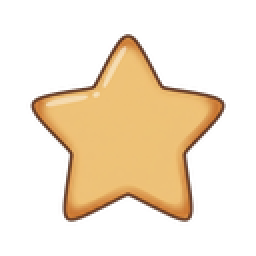
#> input picture assets/cookies/cookie_star_classic_baked.png, 128 x 128 px, found by its file name (shown 2 times larger)
$ python preview_stars.py
#> lines starting #> are read from the running program, lines starting #| are printed output that depends on the picture
from PIL import Image
import os

assets = r'src\assets\cookies'
brain = r'C:\Users\Jonatan Agustín\.gemini\antigravity\brain\fa180234-e6eb-4c98-97ce-4ce2d3743b2b'

stars = ['cookie_star_classic_baked.png', 'cookie_star_chocolate_baked.png', 'cookie_star_oat_baked.png']
for fname in stars:
    src = os.path.join(assets, fname)
    img = Image.open(src).convert('RGBA')
#> img is the input picture: PIL image 128x128 RGBA; mean R, G, B, A 72.6, 57.2, 36.2, 78.6
    bg = Image.new('RGBA', img.size, (180, 180, 180, 255))
    bg.paste(img, mask=img.split()[3])
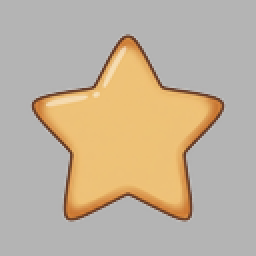
#> bg: PIL image 128x128 RGBA (shown 2 times larger); mean R, G, B, A 192.4, 177.8, 157.2, 254; transparent parts drawn white
    out = os.path.join(brain, fname.replace('.png', '_check.png'))
    bg.convert('RGB').save(out)
    print('OK: ' + fname)
#> pass 2 of the loop `for fname in stars:`:
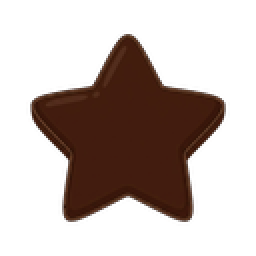
#> input picture src/cookies/cookie_star_chocolate_baked.png, 128 x 128 px, found by its file name (shown 2 times larger)
#> img is the input picture: PIL image 128x128 RGBA; mean R, G, B, A 25.3, 13.3, 8.8, 81.3
#> `bg.paste(img, mask=img.split()[3])`:
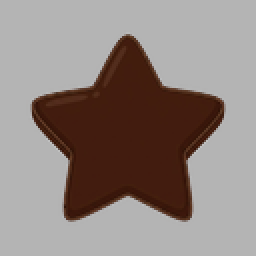
#> bg: PIL image 128x128 RGBA (shown 2 times larger); mean R, G, B, A 144.2, 132.6, 128.2, 254; transparent parts drawn white
#> pass 3 of the loop `for fname in stars:`:
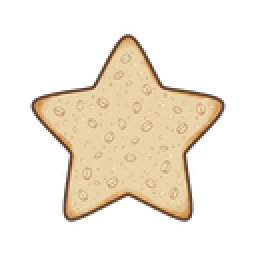
#> input picture src/cookies/cookie_star_oat_baked.png, 128 x 128 px, found by its file name (shown 2 times larger)
#> img is the input picture: PIL image 128x128 RGBA; mean R, G, B, A 71.1, 62.1, 49, 78.5
#> `bg.paste(img, mask=img.split()[3])`:
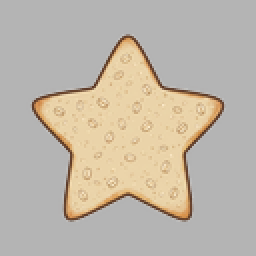
#> bg: PIL image 128x128 RGBA (shown 2 times larger); mean R, G, B, A 191.3, 182.8, 170.1, 254; transparent parts drawn white
print('DONE')
